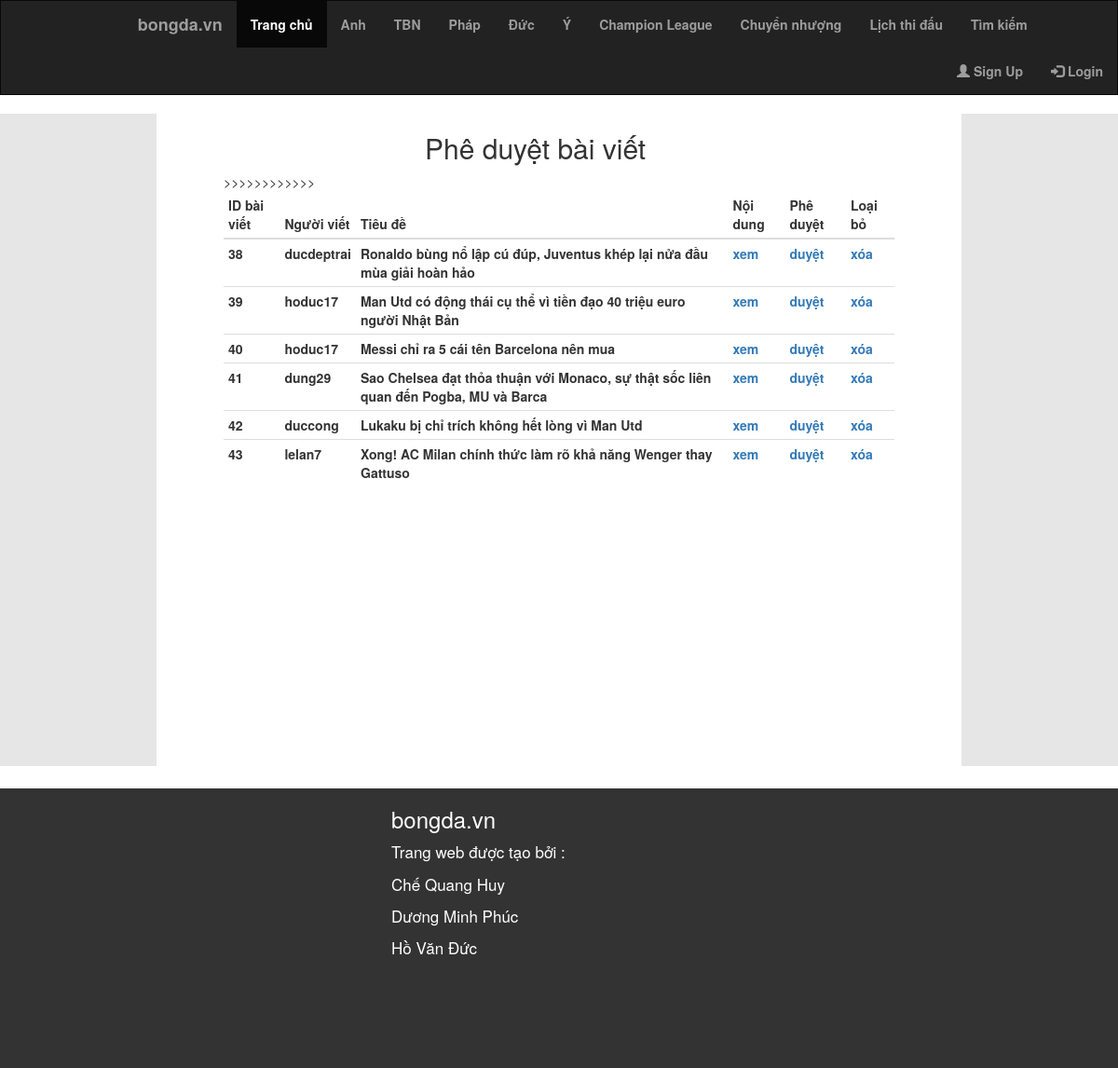
/WebsiteBongDa/pheduyetbaiviet.php, run on the app's committed database.
### tables this page shows
CREATE TABLE `post` (
  `idaccount` int(12) NOT NULL,
  `nickname` varchar(50) NOT NULL,
  `image` longblob NOT NULL,
  `header` text NOT NULL,
  `title` text NOT NULL,
  `content` text NOT NULL,
  `type` varchar(50) DEFAULT NULL,
  `duyet` int(11) DEFAULT NULL
);

### WebsiteBongDa/pheduyetbaiviet.php (the view, shortened to what this page needs)
<!DOCTYPE html>
<html>
<head>
  <link rel="stylesheet" href="https://maxcdn.bootstrapcdn.com/bootstrap/3.3.7/css/bootstrap.min.css">
  <link rel="stylesheet" type="text/css" href="Library/FootballLibrary.css">
 <link rel="stylesheet" type="text/css" href="Library/League.css">
</head>
<body>
<?php
	 if ($_SESSION['check'] == 0) {
	 	include("header.php");
	}else if($_SESSION['check'] == 1){
      	include("headerloggedadmin.php");
	 }
	 else if($_SESSION['check'] == 2){
      	include("headerloggedctv.php");
	 }
 ?>
<div id="content">
  <div class="space" style="float: left;height: 700px;"></div>
  <div class="usermgcontent" >
   <h2 style="margin-left: 30%;">Phê duyệt bài viết</h2>
  <table class="table table-condensed">
    <thead>
      <tr>
        <th>ID bài viết</th>
        <th>Người viết</th>
        <th>Tiêu đề</th>
        <th>Nội dung</th>
        <th>Phê duyệt</th>
        <th>Loại bỏ</th>
      </tr>
    </thead>
    <tbody>
      <?php
        $link = mysqli_connect("localhost","root","","footballdb") or die ("Khong the ket noi den co so du lieu");
        mysqli_set_charset($link,'utf8');
       $sql = "SELECT *FROM post WHERE duyet = 0;";
        $rs = mysqli_query($link,$sql);
        while ($row=mysqli_fetch_array($rs,MYSQLI_BOTH)) {
       echo '<tr><th>'.$row['idaccount'].'</th><th>'.$row['nickname'].'</th><th>'.$row['header'].'</th><th><a href="noidungpheduyet.php?id='.$row['idaccount'].'">xem</a></th>><th><a href="duyetbaiviet.php?id='.$row['idaccount'].'">duyệt</a></th>><th><a href="xoabaiviet.php?id='.$row['idaccount'].'">xóa</a></th></tr>';
    }
      ?>
    </tbody>
  </table>
  </div>
  <div class="space" style="float: right;height: 700px;"></div>
</div>
<div class="footer" style="color: white;padding-left: 35%;">
    <div style="font-size: 17px;">
  <h3>bongda.vn</h3>
  <p>Trang web được tạo bởi :</p>
    <p>Chế Quang Huy</p>
    <p>Dương Minh Phúc</p>
    <p>Hồ Văn Đức</p>
  </div>
</div>
</body>
</html>
</html>

### WebsiteBongDa/header.php
<nav class="navbar navbar-inverse header_block">
  <div class="container-fluid navbar_align">
    <div class="navbar-header">
      <a class="navbar-brand" href="Index.php">bongda.vn</a>
    </div>
       <ul class="nav navbar-nav">
      <li class="active"><a href="Index.php">Trang chủ</a></li>
      <li><a href="Anh.php">Anh</a></li>
      <li><a href="TBN.php">TBN</a></li>
      <li><a href="Phap.php">Pháp</a></li>
      <li><a href="Duc.php">Đức</a></li>
      <li><a href="Y.php">Ý</a></li>
      <li><a href="C1.php">Champion League</a></li>
      <li><a href="ChuyenNhuong.php">Chuyển nhượng</a></li>
      <li><a href="LichThiDau.php">Lịch thi đấu</a></li>
      <li><a href="TimKiem.php">Tìm kiếm</a></li>
    </ul>
    <ul class="nav navbar-nav navbar-right">
      <li><a href="#"><span class="glyphicon glyphicon-user"></span> Sign Up</a></li>
      <li><a href="DangNhap.php"><span class="glyphicon glyphicon-log-in"></span> Login</a></li>
    </ul>
  </div>
</nav>

### WebsiteBongDa/Library/FootballLibrary.css (style rules this page uses)
.header_block { border-radius: 0px; color: white; font-weight: bold; }
.navbar_align { margin-left: 11%; }
.footer { background-color: #333; height: 300px; width: 100%; float: left; margin-top: 2%; }

### WebsiteBongDa/Library/League.css (style rules this page uses)
#content { width: 100%; height: 500px; margin-top: 0; }
.space { width: 14%; height: 1800px; background-color: #e6e6e6; }
.usermgcontent { width: 60%; float: left; margin-left: 6%; }

### data on the page
post: idaccount "38", nickname "ducdeptrai", header "Ronaldo bùng nổ lập cú đúp, Juventus khép lại nửa đầu mùa giải hoàn hảo"
post: idaccount "39", nickname "hoduc17", header "Man Utd có động thái cụ thể vì tiền đạo 40 triệu euro người Nhật Bản"
post: idaccount "40", nickname "hoduc17", header "Messi chỉ ra 5 cái tên Barcelona nên mua"
post: idaccount "41", nickname "dung29", header "Sao Chelsea đạt thỏa thuận với Monaco, sự thật sốc liên quan đến Pogba, MU và Barca"
post: idaccount "42", nickname "duccong", header "Lukaku bị chỉ trích không hết lòng vì Man Utd"
post: idaccount "43", nickname "lelan7", header "Xong! AC Milan chính thức làm rõ khả năng Wenger thay Gattuso"
